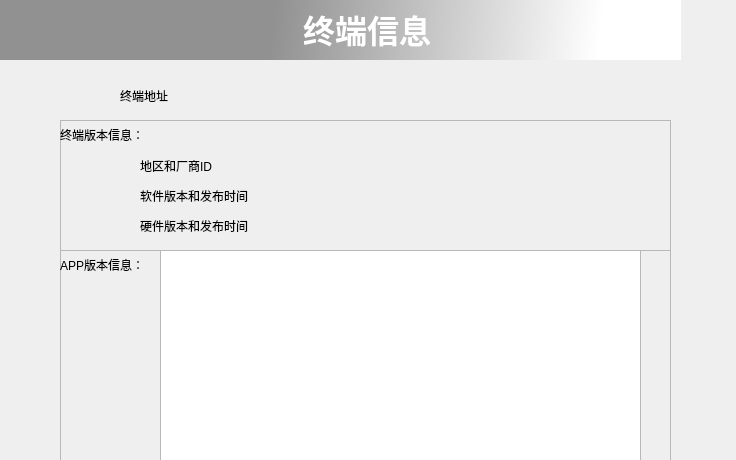
<?xml version="1.0" encoding="UTF-8"?>
<ui version="4.0">
 <class>MntInfo</class>
 <widget class="QWidget" name="MntInfo">
  <property name="geometry">
   <rect>
    <x>0</x>
    <y>0</y>
    <width>736</width>
    <height>460</height>
   </rect>
  </property>
  <property name="windowTitle">
   <string>Form</string>
  </property>
  <widget class="QWidget" name="widget" native="true">
   <property name="geometry">
    <rect>
     <x>0</x>
     <y>0</y>
     <width>736</width>
     <height>460</height>
    </rect>
   </property>
   <property name="styleSheet">
    <string notr="true">#widget{border-image: url(:/new/imgs/images/6_5_3.png);}</string>
   </property>
   <widget class="QFrame" name="frame">
    <property name="geometry">
     <rect>
      <x>60</x>
      <y>120</y>
      <width>611</width>
      <height>131</height>
     </rect>
    </property>
    <property name="frameShape">
     <enum>QFrame::StyledPanel</enum>
    </property>
    <property name="frameShadow">
     <enum>QFrame::Raised</enum>
    </property>
    <widget class="QLabel" name="label_2">
     <property name="geometry">
      <rect>
       <x>80</x>
       <y>30</y>
       <width>391</width>
       <height>31</height>
      </rect>
     </property>
     <property name="text">
      <string>地区和厂商ID</string>
     </property>
    </widget>
    <widget class="QLabel" name="label_3">
     <property name="geometry">
      <rect>
       <x>80</x>
       <y>60</y>
       <width>391</width>
       <height>31</height>
      </rect>
     </property>
     <property name="text">
      <string>软件版本和发布时间</string>
     </property>
    </widget>
    <widget class="QLabel" name="label_4">
     <property name="geometry">
      <rect>
       <x>80</x>
       <y>90</y>
       <width>391</width>
       <height>31</height>
      </rect>
     </property>
     <property name="text">
      <string>硬件版本和发布时间</string>
     </property>
    </widget>
    <widget class="QLabel" name="label_5">
     <property name="geometry">
      <rect>
       <x>0</x>
       <y>0</y>
       <width>101</width>
       <height>30</height>
      </rect>
     </property>
     <property name="text">
      <string>终端版本信息：</string>
     </property>
    </widget>
   </widget>
   <widget class="QFrame" name="frame_2">
    <property name="geometry">
     <rect>
      <x>60</x>
      <y>250</y>
      <width>611</width>
      <height>211</height>
     </rect>
    </property>
    <property name="frameShape">
     <enum>QFrame::StyledPanel</enum>
    </property>
    <property name="frameShadow">
     <enum>QFrame::Raised</enum>
    </property>
    <widget class="QLabel" name="label_14">
     <property name="geometry">
      <rect>
       <x>0</x>
       <y>0</y>
       <width>101</width>
       <height>30</height>
      </rect>
     </property>
     <property name="text">
      <string>APP版本信息：</string>
     </property>
    </widget>
    <widget class="QTableView" name="tableView">
     <property name="geometry">
      <rect>
       <x>100</x>
       <y>0</y>
       <width>481</width>
       <height>211</height>
      </rect>
     </property>
    </widget>
   </widget>
   <widget class="QLabel" name="label">
    <property name="geometry">
     <rect>
      <x>120</x>
      <y>80</y>
      <width>391</width>
      <height>31</height>
     </rect>
    </property>
    <property name="text">
     <string>终端地址</string>
    </property>
   </widget>
   <widget class="QPushButton" name="pushButton_close">
    <property name="geometry">
     <rect>
      <x>680</x>
      <y>0</y>
      <width>61</width>
      <height>60</height>
     </rect>
    </property>
    <property name="styleSheet">
     <string notr="true">outline:none;
border:none;</string>
    </property>
    <property name="text">
     <string/>
    </property>
    <property name="icon">
     <iconset resource="../../imgs.qrc">
      <normaloff>:/new/imgs/images/back1.jpg</normaloff>:/new/imgs/images/back1.jpg</iconset>
    </property>
    <property name="iconSize">
     <size>
      <width>60</width>
      <height>60</height>
     </size>
    </property>
   </widget>
   <widget class="QLabel" name="label_6">
    <property name="geometry">
     <rect>
      <x>0</x>
      <y>0</y>
      <width>681</width>
      <height>60</height>
     </rect>
    </property>
    <property name="sizePolicy">
     <sizepolicy hsizetype="Ignored" vsizetype="Preferred">
      <horstretch>0</horstretch>
      <verstretch>0</verstretch>
     </sizepolicy>
    </property>
    <property name="font">
     <font>
      <pointsize>20</pointsize>
      <weight>50</weight>
      <bold>false</bold>
      <underline>false</underline>
      <strikeout>false</strikeout>
      <stylestrategy>PreferDefault</stylestrategy>
      <kerning>true</kerning>
     </font>
    </property>
    <property name="cursor">
     <cursorShape>ArrowCursor</cursorShape>
    </property>
    <property name="focusPolicy">
     <enum>Qt::NoFocus</enum>
    </property>
    <property name="styleSheet">
     <string notr="true">background-color: qlineargradient(spread:pad, x1:0, y1:0, x2:1, y2:0.011, stop:0.405128 rgba(145, 145, 145, 255), stop:0.887179 rgba(255, 255, 255, 255));</string>
    </property>
    <property name="text">
     <string>&lt;!DOCTYPE HTML PUBLIC &quot;-//W3C//DTD HTML 4.0//EN&quot; &quot;http://www.w3.org/TR/REC-html40/strict.dtd&quot;&gt;
&lt;html&gt;&lt;head&gt;&lt;meta name=&quot;qrichtext&quot; content=&quot;1&quot; /&gt;&lt;style type=&quot;text/css&quot;&gt;
p, li { white-space: pre-wrap; }
&lt;/style&gt;&lt;/head&gt;&lt;body style=&quot; font-family:'Ubuntu'; font-size:20pt; font-weight:400; font-style:normal;&quot;&gt;
&lt;p align=&quot;center&quot; style=&quot; margin-top:12px; margin-bottom:12px; margin-left:0px; margin-right:0px; -qt-block-indent:0; text-indent:0px;&quot;&gt;&lt;span style=&quot; font-size:24pt; font-weight:600; color:#ffffff;&quot;&gt;      终端信息&lt;/span&gt;&lt;/p&gt;&lt;/body&gt;&lt;/html&gt;</string>
    </property>
    <property name="textFormat">
     <enum>Qt::RichText</enum>
    </property>
    <property name="margin">
     <number>8</number>
    </property>
   </widget>
  </widget>
 </widget>
 <resources>
  <include location="../../imgs.qrc"/>
 </resources>
 <connections/>
</ui>
